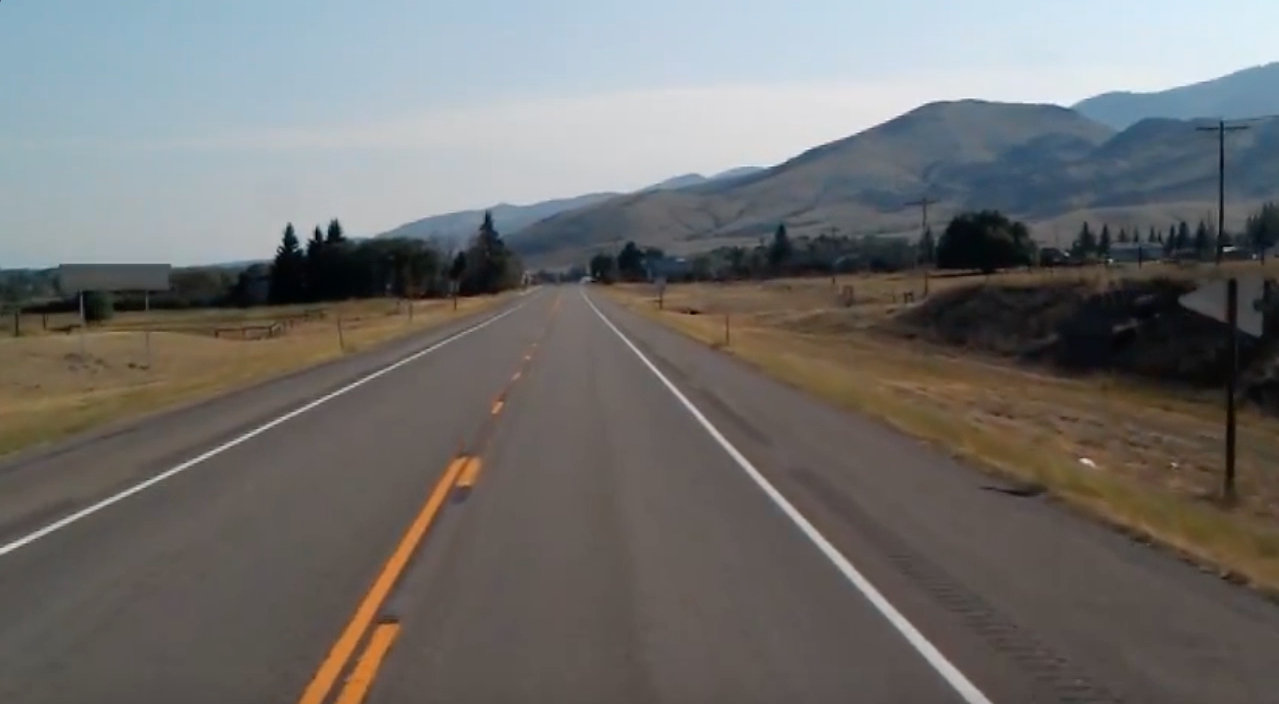
#> input picture [06] Virtual snake game and finger counter project/test_image.jpg, 1279 x 704 px, given in place of the camera
$ python colorPicker.py
#> lines starting #> are read from the running program, lines starting #| are printed output that depends on the picture; after the words box and inside, x2 and y2 are one past the last pixel; in counts of white or black regions, pixels touching at a corner belong together
### [00] Useful functions and programs/imageStacker.py
import cv2
import numpy as np


def stackImages(scale,imgArray):
    rows = len(imgArray)
    cols = len(imgArray[0])
    rowsAvailable = isinstance(imgArray[0], list)
    width = imgArray[0][0].shape[1]
    height = imgArray[0][0].shape[0]
    if rowsAvailable:
        for x in range ( 0, rows):
            for y in range(0, cols):
                if imgArray[x][y].shape[:2] == imgArray[0][0].shape [:2]:
                    imgArray[x][y] = cv2.resize(imgArray[x][y], (0, 0), None, scale, scale)
                else:
                    imgArray[x][y] = cv2.resize(imgArray[x][y], (imgArray[0][0].shape[1], imgArray[0][0].shape[0]), None, scale, scale)
                if len(imgArray[x][y].shape) == 2: imgArray[x][y]= cv2.cvtColor( imgArray[x][y], cv2.COLOR_GRAY2BGR)
        imageBlank = np.zeros((height, width, 3), np.uint8)
        hor = [imageBlank]*rows
        hor_con = [imageBlank]*rows
        for x in range(0, rows):
            hor[x] = np.hstack(imgArray[x])
        ver = np.vstack(hor)
    else:
        for x in range(0, rows):
            if imgArray[x].shape[:2] == imgArray[0].shape[:2]:
                imgArray[x] = cv2.resize(imgArray[x], (0, 0), None, scale, scale)
            else:
                imgArray[x] = cv2.resize(imgArray[x], (imgArray[0].shape[1], imgArray[0].shape[0]), None,scale, scale)
            if len(imgArray[x].shape) == 2: imgArray[x] = cv2.cvtColor(imgArray[x], cv2.COLOR_GRAY2BGR)
        hor= np.hstack(imgArray)
        ver = hor
    return ver

# [10 lines of commented-out code are left out]

### [00] Useful functions and programs/colorPicker.py
import numpy as np
import cv2
import imageStacker

frameWidth = 640
frameHeight = 480
cap = cv2.VideoCapture(0)
cap.set(3, frameWidth)
cap.set(4, frameHeight)
cap.set(10, 150)

def empty():
    pass

path = 'Resources/lambo.png'

cv2.namedWindow("TrackBars")
cv2.resizeWindow("TrackBars", 640, 240)
cv2.createTrackbar("Hue Min", "TrackBars", 0, 179, empty)
cv2.createTrackbar("Sat Min", "TrackBars", 110, 255, empty)
cv2.createTrackbar("Value Min", "TrackBars", 153, 255, empty)
cv2.createTrackbar("Hue Max", "TrackBars", 19, 179, empty)
cv2.createTrackbar("Sat Max", "TrackBars", 240, 255, empty)
cv2.createTrackbar("Value Max", "TrackBars", 255, 255, empty)


while True:
    success, img = cap.read()
#> img is the input picture: shape (704, 1279, 3); mean B, G, R 109.7, 111.3, 112.3
    imgHSV = cv2.cvtColor(img, cv2.COLOR_BGR2HSV)
#> imgHSV: shape (704, 1279, 3); mean H, S, V 51.3, 49.6, 121.7
    h_min = cv2.getTrackbarPos("Hue Min","TrackBars")
    h_max = cv2.getTrackbarPos("Hue Max","TrackBars")
    s_min = cv2.getTrackbarPos("Sat Min","TrackBars")
    s_max = cv2.getTrackbarPos("Sat Max","TrackBars")
    v_min = cv2.getTrackbarPos("Value Min","TrackBars")
    v_max = cv2.getTrackbarPos("Value Max","TrackBars")
    lower = np.array([h_min, s_min, v_min])
    upper = np.array([h_max, s_max, v_max])

    #print(h_min, h_max, s_min, s_max, v_min, v_max)
    mask = cv2.inRange(imgHSV, lower, upper)
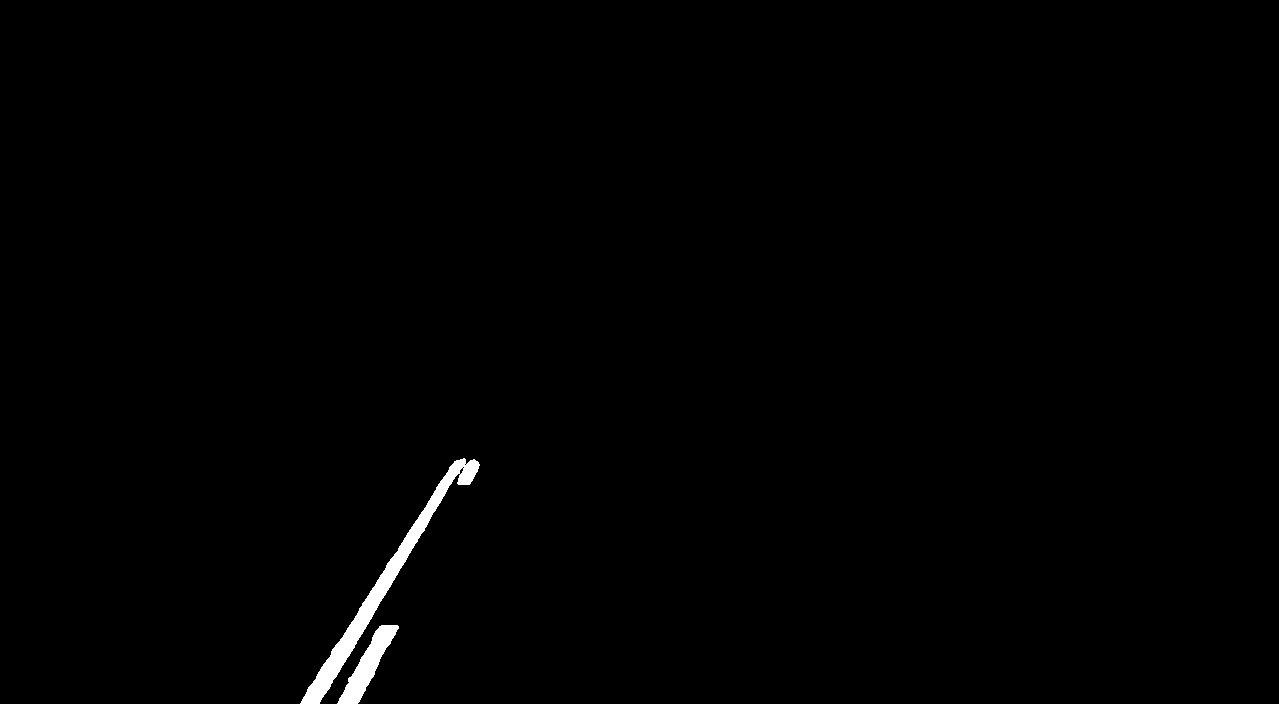
#> mask: shape (704, 1279); 0.67% white; 2 white regions, box (x1, y1, x2, y2) and area: (300, 458, 480, 704) 4368, (337, 625, 399, 704) 1649
    imgResult = cv2.bitwise_and(img, img, mask = mask)


    imgStack = imageStacker.stackImages(0.5, ([img, imgHSV], [mask, imgResult]))
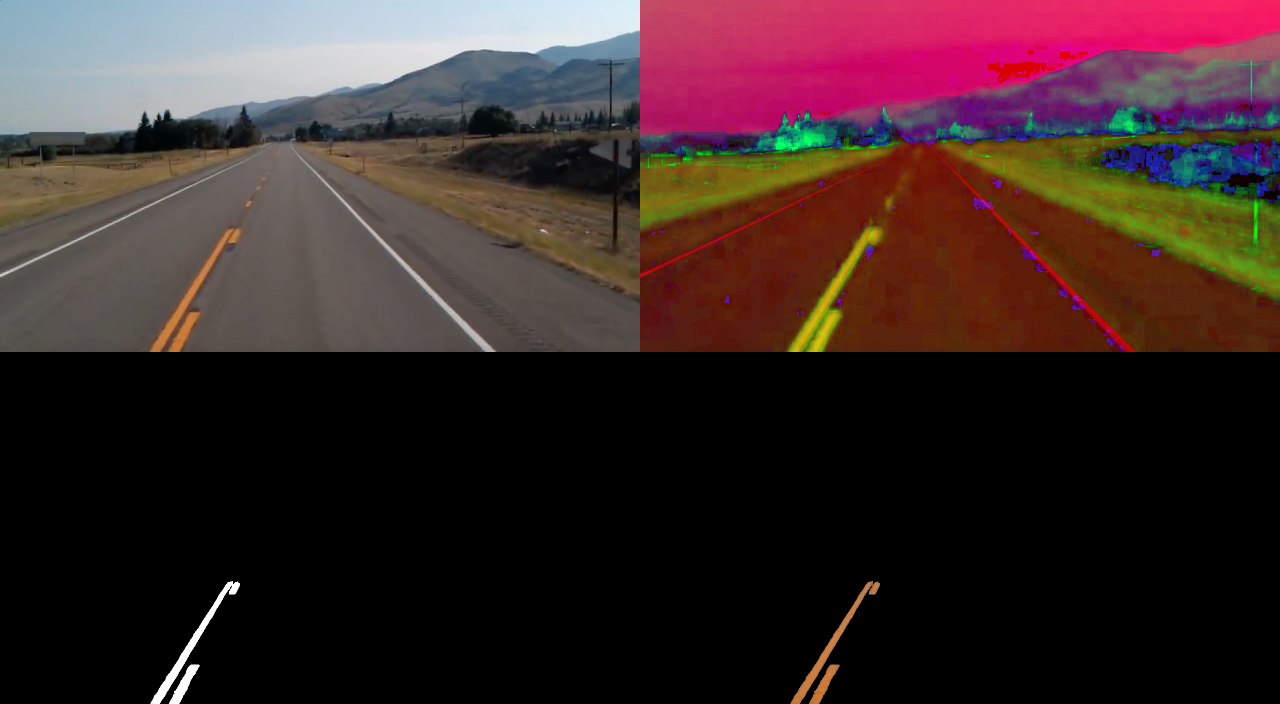
#> imgStack: shape (704, 1280, 3); mean B, G, R 40.8, 40.9, 59.3
    imgStack = cv2.flip(imgStack, 1)
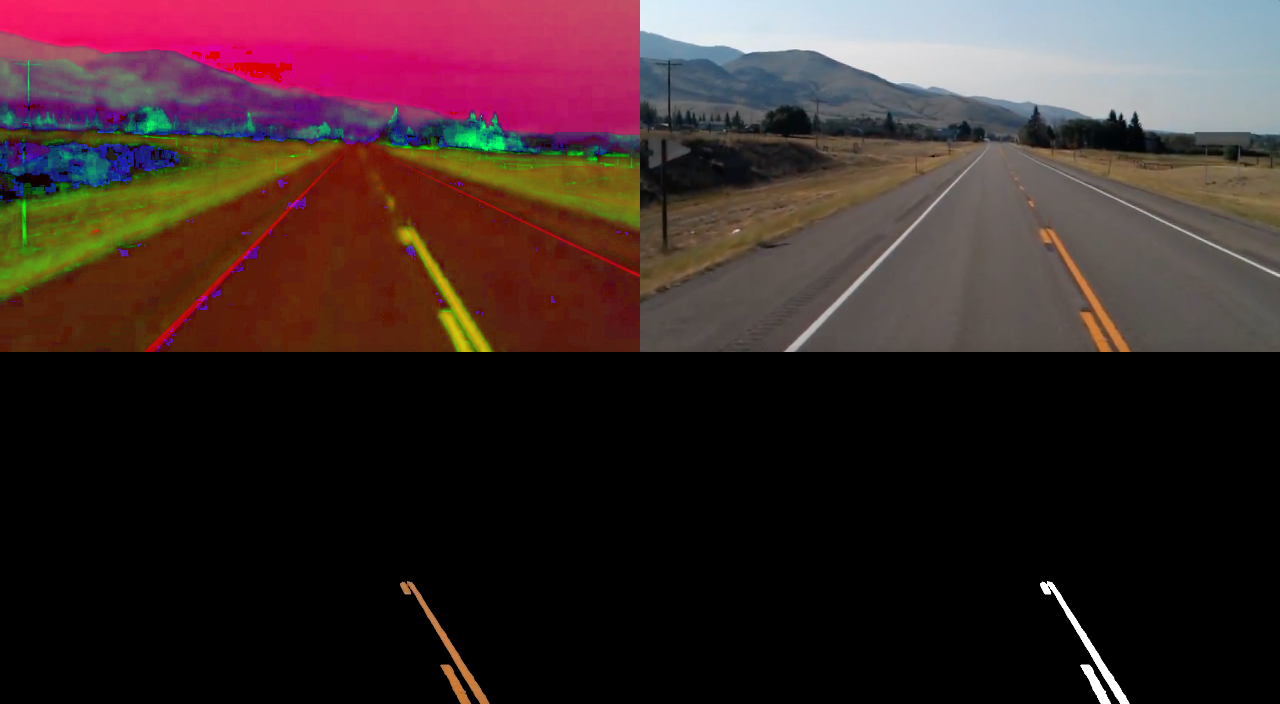
#> imgStack: shape (704, 1280, 3); mean B, G, R 40.8, 40.9, 59.3

    cv2.imshow("HSV", imgStack)
    cv2.waitKey(1)
